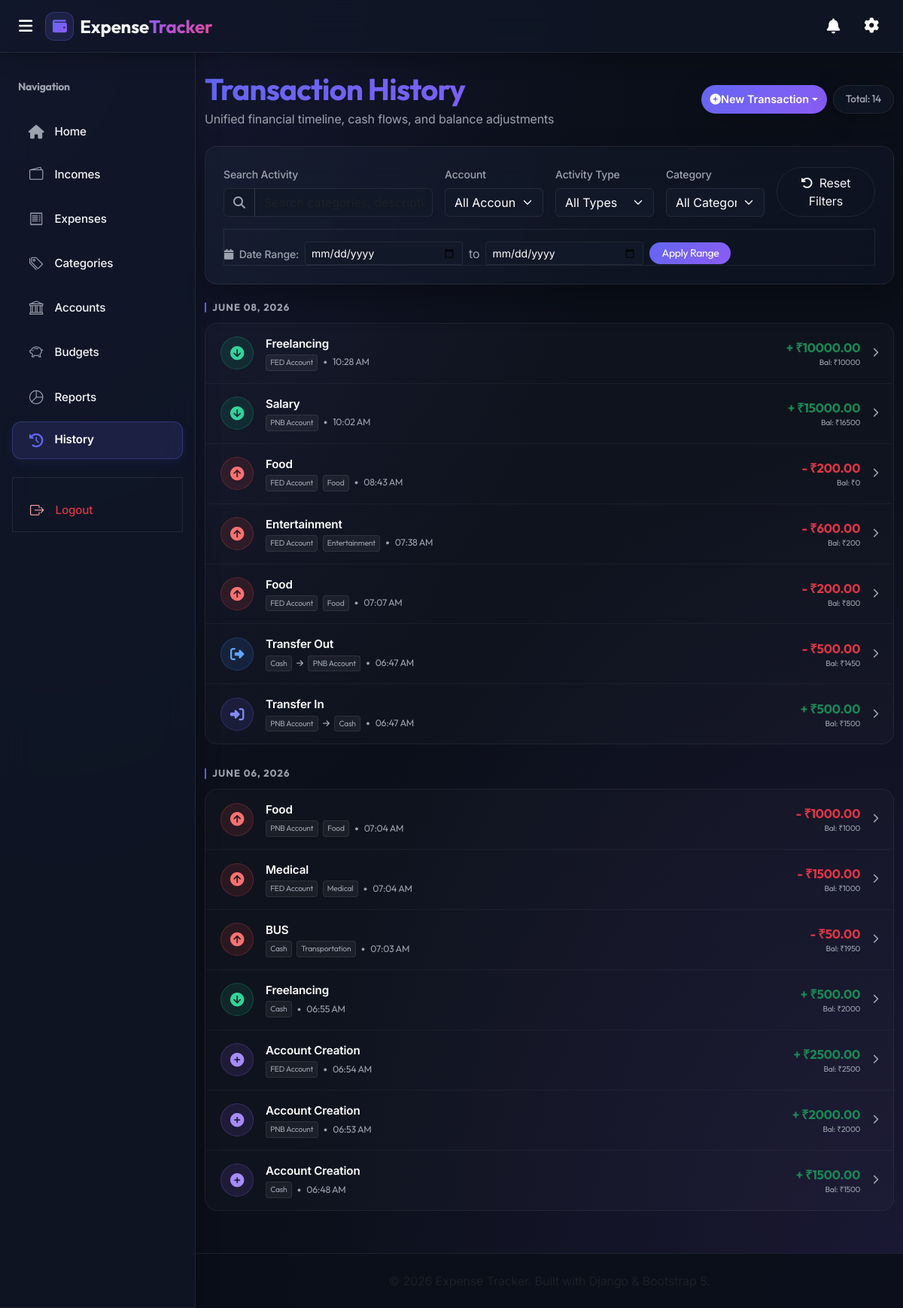
/transactions/history/ (signed in), run on the app's committed database.
### transactions/models.py (models this page shows, shortened)
class TransactionHistory(models.Model):
    ACTIVITY_CHOICES = [
        ('INCOME', 'Income'),
        ('EXPENSE', 'Expense'),
        ('TRANSFER_OUT', 'Transfer Out'),
        ('TRANSFER_IN', 'Transfer In'),
        ('ADJUSTMENT', 'Balance Adjustment'),
        ('CREATION', 'Account Creation'),
    ]
    user = models.ForeignKey(User, on_delete=models.CASCADE, related_name='transaction_histories')
    activity_type = models.CharField(max_length=20, choices=ACTIVITY_CHOICES)
    account = models.ForeignKey('accounts.Account', on_delete=models.CASCADE, related_name='transaction_histories')
    to_account = models.ForeignKey('accounts.Account', on_delete=models.SET_NULL, null=True, blank=True, related_name='transaction_histories_to')
    amount = models.DecimalField(max_digits=12, decimal_places=2)
    balance_before = models.DecimalField(max_digits=12, decimal_places=2)
    balance_after = models.DecimalField(max_digits=12, decimal_places=2)
    category_name = models.CharField(max_length=100, blank=True)
    description = models.TextField(blank=True, null=True)
    date = models.DateField(default=timezone.localdate)
    timestamp = models.DateTimeField(default=timezone.now)
    income = models.ForeignKey('income.Income', on_delete=models.CASCADE, null=True, blank=True)
    expense = models.ForeignKey('expenses.Expense', on_delete=models.CASCADE, null=True, blank=True)
    transfer = models.ForeignKey('accounts.AccountTransfer', on_delete=models.CASCADE, null=True, blank=True)
    class Meta:
        ordering = ['-date', '-timestamp']
        verbose_name_plural = "Transaction Histories"
    @property
    def title(self):
        if self.activity_type == 'EXPENSE' and self.expense:
            return self.expense.name
        return self.category_name

### accounts/models.py (models this page shows, shortened)
class Account(models.Model):
    ACCOUNT_TYPES = [
        ('Cash', 'Cash'),
        ('Bank Account', 'Bank Account'),
        ('Wallet', 'Wallet'),
        ('Credit Card', 'Credit Card'),
        ('UPI', 'UPI'),
    ]
    user = models.ForeignKey(User, on_delete=models.CASCADE, related_name='financial_accounts')
    name = models.CharField(max_length=100)
    account_type = models.CharField(max_length=50, choices=ACCOUNT_TYPES)
    initial_balance = models.DecimalField(max_digits=12, decimal_places=2, default=Decimal('0.00'))
    minimum_balance = models.DecimalField(max_digits=12, decimal_places=2, default=Decimal('0.00'), blank=True)
    STATUS_CHOICES = [
        ('ACTIVE', 'Active'),
        ('INACTIVE', 'Inactive'),
        ('CLOSED', 'Closed'),
    ]
    status = models.CharField(max_length=20, choices=STATUS_CHOICES, default='ACTIVE')
    notes = models.TextField(blank=True, null=True)
    created_at = models.DateTimeField(auto_now_add=True)
    updated_at = models.DateTimeField(auto_now=True)
    class Meta:
        ordering = ['name']
    def __str__(self):
        return f"{self.name} ({self.account_type})"
    @property
    def current_balance(self):
        total_income = self.incomes.aggregate(total=models.Sum('amount'))['total'] or Decimal('0.00')
        total_expense = self.expenses.aggregate(total=models.Sum('amount'))['total'] or Decimal('0.00')
        outgoing_transfers = self.outgoing_transfers.aggregate(total=models.Sum('amount'))['total'] or Decimal('0.00')
        incoming_transfers = self.incoming_transfers.aggregate(total=models.Sum('amount'))['total'] or Decimal('0.00')
        return (
            Decimal(str(self.initial_balance)) +
            Decimal(str(total_income)) -
            Decimal(str(total_expense)) +
            Decimal(str(incoming_transfers)) -
            Decimal(str(outgoing_transfers))
        )
    @property
    def is_below_minimum(self):
        if self.status == 'CLOSED':
            return False
        try:
            show_alerts = self.user.settings.low_balance_alerts
        except Exception:
            show_alerts = True
        if not show_alerts:
            return False
        if self.minimum_balance is not None and self.minimum_balance > 0:
            return self.current_balance <= self.minimum_balance
        return False

### expenses/models.py (models this page shows, shortened)
class Expense(models.Model):
    user = models.ForeignKey(User, on_delete=models.CASCADE, related_name='expenses')
    account = models.ForeignKey('accounts.Account', on_delete=models.CASCADE, related_name='expenses', null=True, blank=True)
    name = models.CharField(max_length=200)
    amount = models.DecimalField(max_digits=12, decimal_places=2)
    date = models.DateField()
    description = models.TextField(blank=True, null=True)
    category = models.ForeignKey(Category, on_delete=models.SET_NULL, null=True, blank=True, related_name='expenses')
    created_at = models.DateTimeField(auto_now_add=True)
    updated_at = models.DateTimeField(auto_now=True)
    class Meta:
        ordering = ['-date', '-created_at']

### transactions/views.py (the view, shortened to what this page needs)
# urls.py: path('transactions/history/', views.TransactionHistoryListView.as_view(), name='transaction-history'),
class TransactionHistoryListView(LoginRequiredMixin, ListView):
    model = TransactionHistory
    template_name = 'transactions/transaction_history.html'
    context_object_name = 'history_list'
    paginate_by = 25
    def get_queryset(self):
        qs = TransactionHistory.objects.filter(user=self.request.user).select_related('account', 'to_account')
        q = self.request.GET.get('q', '').strip()
        date_from = self.request.GET.get('date_from', '').strip()
        if date_from:
            qs = qs.filter(date__gte=date_from)
        date_to = self.request.GET.get('date_to', '').strip()
        if date_to:
            qs = qs.filter(date__lte=date_to)
        account_id = self.request.GET.get('account', '').strip()
        if account_id and account_id != 'all':
            qs = qs.filter(account_id=account_id)
        activity_type = self.request.GET.get('type', '').strip()
        if activity_type and activity_type != 'all':
            qs = qs.filter(activity_type=activity_type)
        category = self.request.GET.get('category', '').strip()
        if category and category != 'all':
            qs = qs.filter(category_name__iexact=category)
        return qs
    def get_context_data(self, **kwargs):
        context = super().get_context_data(**kwargs)
        context['accounts'] = Account.objects.filter(user=self.request.user)
        categories = list(TransactionHistory.objects.filter(user=self.request.user)\
            .values_list('category_name', flat=True).distinct().order_by('category_name'))
        context['categories'] = [c for c in categories if c]
        context['activity_types'] = TransactionHistory.ACTIVITY_CHOICES
        query_params = self.request.GET.copy()
        if 'page' in query_params:
            del query_params['page']
        context['query_string'] = query_params.urlencode()
        return context

### transactions/templates/transactions/transaction_history.html (shortened to what this page needs)
{% extends 'base.html' %}
{% block content %}
<div class="container py-4">
    <div class="row align-items-center mb-4">
        <div class="col-md-8">
            <h1 class="fw-bold font-outfit text-gradient mb-1">Transaction History</h1>
            <p class="text-muted-custom mb-0">Unified financial timeline, cash flows, and balance adjustments</p>
        </div>
        <div class="col-md-4 text-md-end mt-3 mt-md-0 d-flex justify-content-md-end align-items-center gap-2 flex-wrap">
            <div class="dropdown d-inline-block">
                <button class="btn btn-primary-gradient px-3.5 py-2 rounded-pill fw-semibold dropdown-toggle d-inline-flex align-items-center gap-1.5 shadow-lg"
                        type="button" id="dropdownNewTxn" data-bs-toggle="dropdown" aria-expanded="false" style="font-size: 0.9rem;">
                    <i class="fa-solid fa-plus-circle"></i> New Transaction
                </button>
            </div>
            <span class="badge bg-glass border border-glass text-muted-custom px-3 py-2 rounded-pill font-outfit fw-medium" style="height: 38px; display: inline-flex; align-items: center; font-size: 0.85rem;">
                Total: {{ page_obj.paginator.count }}
            </span>
        </div>
    </div>
    <div class="card-hero p-4 rounded-4 text-white mb-4">
        <form method="get" action="{% url 'transaction-history' %}" id="filterForm">
            <div class="row g-3">
                <div class="col-md-4">
                    <label class="form-label text-muted-custom small fw-medium">Search Activity</label>
                    <div class="input-group">
                        <span class="input-group-text bg-dark-custom border-glass text-muted-custom"><i class="fa-solid fa-search"></i></span>
                        <input type="text" name="q" value="{{ request.GET.q|default:'' }}" class="form-control bg-dark-custom text-white border-glass" placeholder="Search categories, descriptions...">
                    </div>
                </div>
                <div class="col-sm-6 col-md-2">
                    <label class="form-label text-muted-custom small fw-medium">Account</label>
                    <select name="account" class="form-select bg-dark-custom text-white border-glass" onchange="this.form.submit()">
                        <option value="all">All Accounts</option>
                    </select>
                </div>
                <div class="col-sm-6 col-md-2">
                    <label class="form-label text-muted-custom small fw-medium">Activity Type</label>
                    <select name="type" class="form-select bg-dark-custom text-white border-glass" onchange="this.form.submit()">
                        <option value="all">All Types</option>
                    </select>
                </div>
                <div class="col-sm-6 col-md-2">
                    <label class="form-label text-muted-custom small fw-medium">Category</label>
                    <select name="category" class="form-select bg-dark-custom text-white border-glass" onchange="this.form.submit()">
                        <option value="all">All Categories</option>
                    </select>
                </div>
                <div class="col-sm-6 col-md-2 d-grid align-items-end">
                    <a href="{% url 'transaction-history' %}" class="btn btn-outline-custom rounded-pill py-2 text-center text-sm">
                        <i class="fa-solid fa-rotate-left me-1"></i> Reset Filters
                    </a>
                </div>
            </div>
            <div class="mt-3 pt-3 border-top border-glass">
                <div class="row g-2 align-items-center">
                    <div class="col-auto">
                        <span class="text-muted-custom small fw-medium"><i class="fa-solid fa-calendar me-1"></i> Date Range:</span>
                    </div>
                    <div class="col-sm-4 col-md-3">
                        <input type="date" name="date_from" value="{{ request.GET.date_from|default:'' }}" class="form-control form-control-sm bg-dark-custom text-white border-glass">
                    </div>
                    <div class="col-auto text-muted-custom">to</div>
                    <div class="col-sm-4 col-md-3">
                        <input type="date" name="date_to" value="{{ request.GET.date_to|default:'' }}" class="form-control form-control-sm bg-dark-custom text-white border-glass">
                    </div>
                    <div class="col-auto">
                        <button type="submit" class="btn btn-primary-gradient btn-sm rounded-pill px-3 py-1.5 font-outfit">Apply Range</button>
                    </div>
                </div>
            </div>
        </form>
    </div>
    <div class="history-feed">
        {% regroup history_list by date as history_by_date %}
        {% for day in history_by_date %}
        <div class="history-day-group">
            <div class="history-day-header font-outfit">
                {{ day.grouper|date:"F d, Y" }}
            </div>
            <div class="history-card">
                {% for item in day.list %}
                <a href="{% url 'transaction-history-detail' item.pk %}" class="history-item">
                    <div class="history-icon-circle
                        {% if item.activity_type == 'INCOME' %}icon-income
                        {% elif item.activity_type == 'EXPENSE' %}icon-expense
                        {% elif item.activity_type == 'TRANSFER_OUT' %}icon-transfer-out
                        {% elif item.activity_type == 'TRANSFER_IN' %}icon-transfer-in
                        {% elif item.activity_type == 'ADJUSTMENT' %}icon-adjustment
                        {% elif item.activity_type == 'CREATION' %}icon-creation
                        {% endif %}">
                        {% if item.activity_type == 'INCOME' %}<i class="fa-solid fa-circle-arrow-down"></i>
                        {% elif item.activity_type == 'EXPENSE' %}<i class="fa-solid fa-circle-arrow-up"></i>
                        {% elif item.activity_type == 'TRANSFER_OUT' %}<i class="fa-solid fa-right-from-bracket"></i>
                        {% elif item.activity_type == 'TRANSFER_IN' %}<i class="fa-solid fa-right-to-bracket"></i>
                        {% elif item.activity_type == 'ADJUSTMENT' %}<i class="fa-solid fa-sliders"></i>
                        {% elif item.activity_type == 'CREATION' %}<i class="fa-solid fa-circle-plus"></i>
                        {% endif %}
                    </div>
                    <div class="history-meta">
                        <span class="history-title">{{ item.title }}</span>
                        <div class="history-subtitle">
                            <span class="history-badge font-outfit">{{ item.account.name }}</span>
                            {% if item.activity_type == 'EXPENSE' %}
                            <span class="history-badge font-outfit">{{ item.category_name }}</span>
                            {% endif %}
                            {% if item.to_account %}
                            <i class="fa-solid fa-arrow-right text-muted-custom" style="font-size: 0.65rem;"></i>
                            <span class="history-badge font-outfit">{{ item.to_account.name }}</span>
                            {% endif %}
                            <span class="text-muted-custom">&bull;</span>
                            <span class="text-muted-custom font-outfit">{{ item.timestamp|date:"h:i A" }}</span>
                        </div>
                    </div>
                    <div class="history-amount-container">
                        <span class="history-amount
                            {% if item.activity_type == 'INCOME' or item.activity_type == 'TRANSFER_IN' or item.activity_type == 'CREATION' %}text-success
                            {% elif item.activity_type == 'EXPENSE' or item.activity_type == 'TRANSFER_OUT' %}text-danger
                            {% else %}text-warning
                            {% endif %}">
                            {% if item.activity_type == 'INCOME' or item.activity_type == 'TRANSFER_IN' or item.activity_type == 'CREATION' %}+
                            {% elif item.activity_type == 'EXPENSE' or item.activity_type == 'TRANSFER_OUT' %}-
                            {% endif %}{{ currency_symbol }}{{ item.amount|floatformat:2 }}
                        </span>
                        <span class="text-muted-custom font-outfit" style="font-size: 0.65rem;">
                            Bal: {{ currency_symbol }}{{ item.balance_after|floatformat:0 }}
                        </span>
                    </div>
                    <i class="fa-solid fa-chevron-right text-muted-custom ms-3" style="font-size: 0.8rem;"></i>
                </a>
                {% endfor %}
            </div>
        </div>
        {% endfor %}
    </div>
</div>
{% endblock %}

### data on the page
TransactionHistory: grouper "JUNE 08, 2026", title "Freelancing", account.name "FED Account", timestamp "10:28 AM", currency_symbol "₹", amount "10000.00", balance_after "10000"
TransactionHistory: title "Salary", account.name "PNB Account", timestamp "10:02 AM", currency_symbol "₹", amount "15000.00", balance_after "16500"
TransactionHistory: title "Food", account.name "FED Account", category_name "Food", timestamp "08:43 AM", currency_symbol "₹", amount "200.00", balance_after "0"
TransactionHistory: title "Entertainment", account.name "FED Account", category_name "Entertainment", timestamp "07:38 AM", currency_symbol "₹", amount "600.00", balance_after "200"
TransactionHistory: title "Food", account.name "FED Account", category_name "Food", timestamp "07:07 AM", currency_symbol "₹", amount "200.00", balance_after "800"
TransactionHistory: title "Transfer Out", account.name "Cash", to_account.name "PNB Account", timestamp "06:47 AM", currency_symbol "₹", amount "500.00", balance_after "1450"
TransactionHistory: title "Transfer In", account.name "PNB Account", to_account.name "Cash", timestamp "06:47 AM", currency_symbol "₹", amount "500.00", balance_after "1500"
TransactionHistory: grouper "JUNE 06, 2026", title "Food", account.name "PNB Account", category_name "Food", timestamp "07:04 AM", currency_symbol "₹", amount "1000.00", balance_after "1000"
TransactionHistory: title "Medical", account.name "FED Account", category_name "Medical", timestamp "07:04 AM", currency_symbol "₹", amount "1500.00", balance_after "1000"
TransactionHistory: title "BUS", account.name "Cash", category_name "Transportation", timestamp "07:03 AM", currency_symbol "₹", amount "50.00", balance_after "1950"
TransactionHistory: title "Freelancing", account.name "Cash", timestamp "06:55 AM", currency_symbol "₹", amount "500.00", balance_after "2000"
TransactionHistory: title "Account Creation", account.name "FED Account", timestamp "06:54 AM", currency_symbol "₹", amount "2500.00", balance_after "2500"
TransactionHistory: title "Account Creation", account.name "PNB Account", timestamp "06:53 AM", currency_symbol "₹", amount "2000.00", balance_after "2000"
TransactionHistory: title "Account Creation", account.name "Cash", timestamp "06:48 AM", currency_symbol "₹", amount "1500.00", balance_after "1500"

### other printed values
{{ page_obj.paginator.count }} "14"
